Frame 1 (no input): blank canvas, image omitted
Frame 60 (no input): blank canvas, image omitted
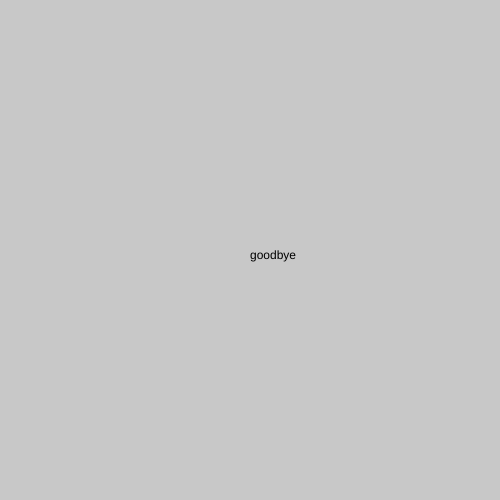
Frame 120 (the mouse pressed at the canvas centre since frame 60)

The p5.js sketch whose frames 1 and 60 were blank and that drew this single picture after the mouse press (run headless with seeded random() and noise() and a simulated clock; from frame 60 on, the mouse is pressed at the canvas centre):

// p5.js sketch
// ── sketch.js
let canvasSize = 500;
let currentScene = 0;
let numScenes = 2;

function setup() {
  createCanvas(canvasSize,canvasSize);
}
function draw() {
 background(200);
  if(currentScene === 0) {
    drawScene0();
  }
  else if(currentScene === 1) {
    drawScene1();
  }
}

function mousePressed() {
  currentScene++;
  if(currentScene >= numScenes) {
    currentScene = 0;
  }

}

function drawScene0() {
text('hello',250,250,100)
}

function drawScene1() {
  text('goodbye',250,250,100)
}
